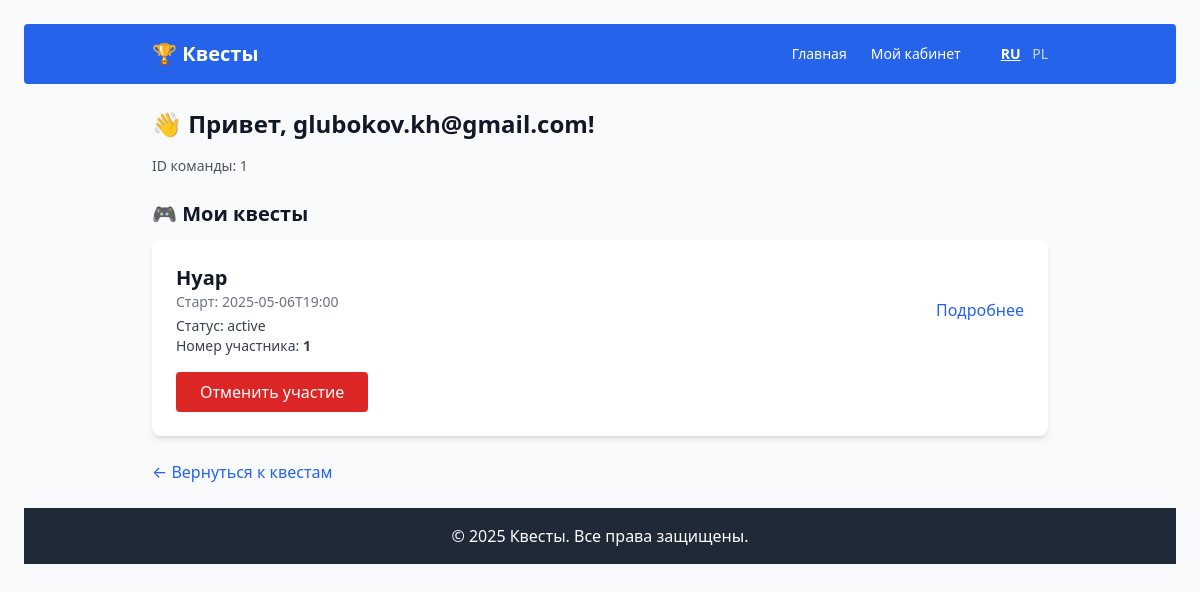
The app's page /dashboard.php (signed in) with its own data.
### tables this page shows
CREATE TABLE teams (
            id INTEGER PRIMARY KEY AUTOINCREMENT,
            team_number TEXT,
            email TEXT,
            start_time TEXT
        , password TEXT, phone TEXT);

CREATE TABLE team_games (
            id INTEGER PRIMARY KEY AUTOINCREMENT,
            team_id INTEGER,
            game_id INTEGER,
            status TEXT,
            is_paid INTEGER,
            answers TEXT
        , team_number INTEGER);

CREATE TABLE games (
            id INTEGER PRIMARY KEY AUTOINCREMENT,
            name TEXT,
            slug TEXT,
            description TEXT,
            start_time TEXT,
            is_active INTEGER,
            cover_image TEXT,
            checkpoints TEXT
        );

### dashboard.php (the view, shortened to what this page needs)
<?php
require_once __DIR__ . '/db/db.php';
$teamId = $_SESSION['team_id'];
$stmt = $db->prepare("
    SELECT tg.*, g.name, g.start_time
    FROM team_games tg
    JOIN games g ON g.id = tg.game_id
    WHERE tg.team_id = ?
    ORDER BY g.start_time ASC
");
$stmt->execute([$teamId]);
$games = $stmt->fetchAll(PDO::FETCH_ASSOC);
include('header.php');
?>
<div class="max-w-4xl mx-auto">
    <h1 class="text-2xl font-bold mb-4">👋 Привет, <?= htmlspecialchars($team['email']) ?>!</h1>
    <p class="text-sm text-gray-600 mb-6">ID команды: <?= $teamId ?></p>
    <h2 class="text-xl font-semibold mb-3">🎮 Мои квесты</h2>
    <div class="space-y-6">
        <?php foreach ($games as $game): ?>
            <div class="bg-white shadow-md rounded-lg p-6">
                <div class="flex justify-between items-center">
                    <div>
                        <h3 class="font-semibold text-xl"><?= htmlspecialchars($game['name']) ?></h3>
                        <p class="text-sm text-gray-500">Старт: <?= htmlspecialchars($game['start_time']) ?></p>
                        <p class="text-sm text-gray-700 mt-1">Статус: <?= htmlspecialchars($game['status']) ?><?= $game['is_paid'] ? ', оплачено' : '' ?></p>
                        <p class="text-sm text-gray-700">Номер участника: <strong><?= $game['team_number'] ?? '?' ?></strong></p>
                    </div>
                    <div>
                        <a href="game.php?game_id=<?= $game['game_id'] ?>" class="text-blue-600 hover:underline">Подробнее</a>
                    </div>
                </div>
                <form method="post" action="dashboard.php" class="mt-4">
                    <button type="submit" class="bg-red-600 text-white px-6 py-2 rounded hover:bg-red-700 transition">
                        Отменить участие
                    </button>
                </form>
            </div>
        <?php endforeach; ?>
    </div>
    <div class="mt-6">
        <a href="index.php" class="text-blue-600 hover:underline">← Вернуться к квестам</a>
    </div>
</div>
<?php include('footer.php'); ?>

### records on screen
teams: email "glubokov.kh@gmail.com"
team_games: game.name "Нуар", game.start_time "2025-05-06T19:00", status "active", team_number "1"

### other values on screen
__('Квесты', 'Questy') "Квесты"
__('Главная', 'Strona główna') "Главная"
__('Мой кабинет', 'Moje konto') "Мой кабинет"
$teamId "1"
